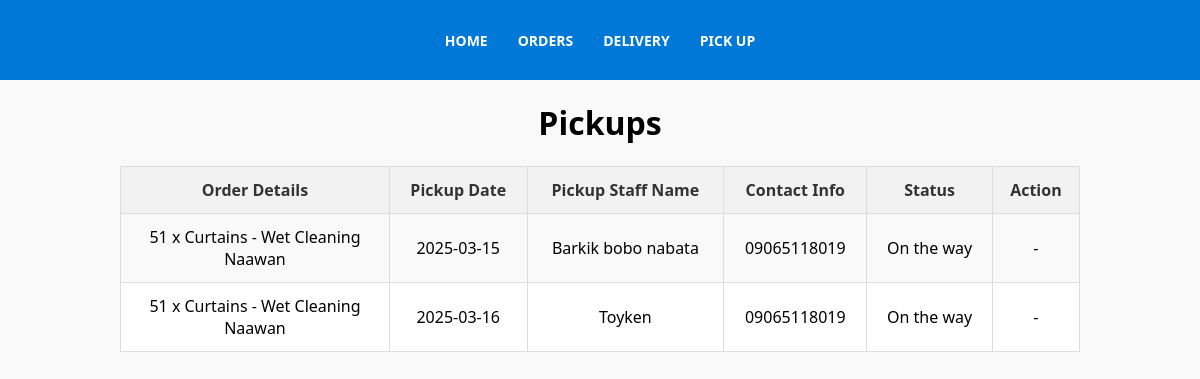
Page /htdocs/Pickup.php (signed in) on the committed database.
### tables this page shows
CREATE TABLE `Pickups` (
  `Pickup_ID` int(11) NOT NULL AUTO_INCREMENT,
  `Date` date DEFAULT NULL,
  `Status` varchar(250) DEFAULT NULL,
  `Pickup_staff_name` varchar(40) DEFAULT NULL,
  `Contact_info` varchar(11) DEFAULT NULL,
  `Order_ID` int(11) NOT NULL,
  `User_ID` int(11) NOT NULL,
  PRIMARY KEY (`Pickup_ID`),
  KEY `Orders_Pickups` (`Order_ID`),
  KEY `Users_Pickups` (`User_ID`),
  CONSTRAINT `Orders_Pickups` FOREIGN KEY (`Order_ID`) REFERENCES `Orders` (`Order_ID`),
  CONSTRAINT `Users_Pickups` FOREIGN KEY (`User_ID`) REFERENCES `Users` (`User_ID`)
);

CREATE TABLE `Orders` (
  `Order_ID` int(11) NOT NULL AUTO_INCREMENT,
  `Order_date` date NOT NULL,
  `Laundry_type` varchar(40) NOT NULL,
  `Laundry_quantity` varchar(40) NOT NULL,
  `Cleaning_type` varchar(40) NOT NULL,
  `Place` varchar(40) NOT NULL,
  `Priority_number` varchar(40) NOT NULL,
  `Status` varchar(250) DEFAULT NULL,
  `User_ID` int(11) NOT NULL,
  PRIMARY KEY (`Order_ID`),
  KEY `Users_Orders` (`User_ID`),
  CONSTRAINT `Users_Orders` FOREIGN KEY (`User_ID`) REFERENCES `Users` (`User_ID`)
);

### htdocs/Pickup.php (the view, shortened to what this page needs)
<?php
include("db_connect.php");
include("Menu2.php");
?>
<!DOCTYPE html>
<html lang="en">
<head>
</head>
<body>
    <h1>Pickups</h1>
    <table>
        <tr>
            <th>Order Details</th>
            <th>Pickup Date</th>
            <th>Pickup Staff Name</th>
            <th>Contact Info</th>
            <th>Status</th>
            <th>Action</th>
        </tr>
        <?php
        $sql = "SELECT Pickups.*, Orders.Laundry_type, Orders.Laundry_quantity, Orders.Cleaning_type, Orders.Place
                FROM Pickups
                INNER JOIN Orders ON Pickups.Order_ID = Orders.Order_ID
                WHERE Pickups.Status != 'Completed'";
        $result = mysqli_query($conn, $sql);
        if (mysqli_num_rows($result) > 0) {
            while ($row = mysqli_fetch_assoc($result)) {
                echo "<tr>";
                echo "<td>" . $row['Laundry_quantity'] . " x " . $row['Laundry_type'] . " - " . $row['Cleaning_type'] . "<br>" . $row['Place'] . "</td>";
                echo "<td>" . $row['Date'] . "</td>";
                echo "<td>" . $row['Pickup_staff_name'] . "</td>";
                echo "<td>" . $row['Contact_info'] . "</td>";
                echo "<td>" . $row['Status'] . "</td>";
                if ($row['Status'] == 'Picked up') {
                    echo "<td>
                            <form method='POST'>
                                <input type='hidden' name='Pickup_ID' value='" . $row['Pickup_ID'] . "'>
                                <button type='submit' class='complete-btn'>Complete</button>
                            </form>
                          </td>";
                } else {
                    echo "<td>-</td>";
                }
                echo "</tr>";
            }
        } else {
            echo "<tr><td colspan='6'>No records found.</td></tr>";
        }
        ?>
    </table>
</body>
</html>

### htdocs/Menu2.php (style rules this page uses)
body { font-family: 'Segoe UI', Tahoma, Geneva, Verdana, sans-serif; margin: 0; padding: 0; }

### htdocs/Pickup.php (style rules this page uses)
body { font-family: 'Segoe UI', Tahoma, Geneva, Verdana, sans-serif; background-color: #f9f9f9; margin: 0; padding: 0; }
h1 { text-align: center; color: black; }
table { width: 80%; margin: 0 auto; border-collapse: collapse; background-color: #fff; }
table th, table td { padding: 12px; text-align: center; border: 1px solid #ddd; }
table th { background-color: #f2f2f2; font-weight: bold; color: #333; }
table tr:nth-child(even) { background-color: #f9f9f9; }

### rows in the picture
pickups: Order_ID.Laundry_quantity "51", Order_ID.Laundry_type "Curtains", Order_ID.Cleaning_type "Wet Cleaning", Order_ID.Place "Naawan", Date "2025-03-15", Pickup_staff_name "Barkik bobo nabata", Contact_info "09065118019", Status "On the way"
pickups: Order_ID.Laundry_quantity "51", Order_ID.Laundry_type "Curtains", Order_ID.Cleaning_type "Wet Cleaning", Order_ID.Place "Naawan", Date "2025-03-16", Pickup_staff_name "Toyken", Contact_info "09065118019", Status "On the way"
